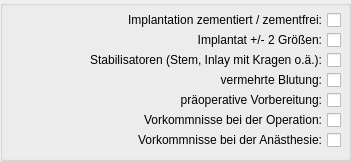
            <widget class="QGroupBox" name="groupBox_abweichung">
                <property name="geometry">
                    <rect>
                        <x>430</x>
                        <y>148</y>
                        <width>351</width>
                        <height>161</height>
                    </rect>
                </property>
                <property name="title">
                    <string/>
                </property>
                <widget class="QCheckBox" name="checkBox_implantation">
                    <property name="geometry">
                        <rect>
                            <x>80</x>
                            <y>10</y>
                            <width>261</width>
                            <height>20</height>
                        </rect>
                    </property>
                    <property name="layoutDirection">
                        <enum>Qt::RightToLeft</enum>
                    </property>
                    <property name="text">
                        <string>Implantation zementiert / zementfrei:</string>
                    </property>
                </widget>
                <widget class="QCheckBox" name="checkBox_implantat">
                    <property name="geometry">
                        <rect>
                            <x>170</x>
                            <y>30</y>
                            <width>171</width>
                            <height>20</height>
                        </rect>
                    </property>
                    <property name="layoutDirection">
                        <enum>Qt::RightToLeft</enum>
                    </property>
                    <property name="text">
                        <string>Implantat +/- 2 Größen:</string>
                    </property>
                </widget>
                <widget class="QCheckBox" name="checkBox_stabilisatoren">
                    <property name="geometry">
                        <rect>
                            <x>0</x>
                            <y>50</y>
                            <width>341</width>
                            <height>20</height>
                        </rect>
                    </property>
                    <property name="layoutDirection">
                        <enum>Qt::RightToLeft</enum>
                    </property>
                    <property name="text">
                        <string>Stabilisatoren (Stem, Inlay mit Kragen o.ä.):</string>
                    </property>
                </widget>
                <widget class="QCheckBox" name="checkBox_blutung">
                    <property name="geometry">
                        <rect>
                            <x>200</x>
                            <y>70</y>
                            <width>141</width>
                            <height>20</height>
                        </rect>
                    </property>
                    <property name="layoutDirection">
                        <enum>Qt::RightToLeft</enum>
                    </property>
                    <property name="text">
                        <string>vermehrte Blutung:</string>
                    </property>
                </widget>
                <widget class="QCheckBox" name="checkBox_vorbereitung">
                    <property name="geometry">
                        <rect>
                            <x>150</x>
                            <y>90</y>
                            <width>191</width>
                            <height>20</height>
                        </rect>
                    </property>
                    <property name="layoutDirection">
                        <enum>Qt::RightToLeft</enum>
                    </property>
                    <property name="text">
                        <string>präoperative Vorbereitung:</string>
                    </property>
                </widget>
                <widget class="QCheckBox" name="checkBox_operation">
                    <property name="geometry">
                        <rect>
                            <x>110</x>
                            <y>110</y>
                            <width>231</width>
                            <height>20</height>
                        </rect>
                    </property>
                    <property name="layoutDirection">
                        <enum>Qt::RightToLeft</enum>
                    </property>
                    <property name="text">
                        <string>Vorkommnisse bei der Operation:</string>
                    </property>
                </widget>
                <widget class="QCheckBox" name="checkBox_anaesthesie">
                    <property name="geometry">
                        <rect>
                            <x>100</x>
                            <y>130</y>
                            <width>241</width>
                            <height>20</height>
                        </rect>
                    </property>
                    <property name="layoutDirection">
                        <enum>Qt::RightToLeft</enum>
                    </property>
                    <property name="text">
                        <string>Vorkommnisse bei der Anästhesie:</string>
                    </property>
                </widget>
            </widget>
